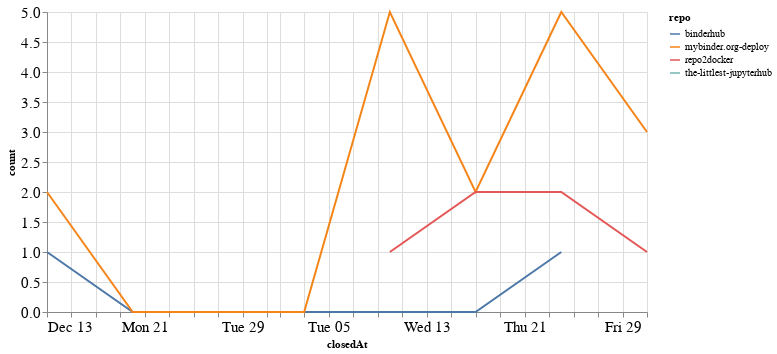

Source (notebook cell):
### Code cell
closed_by_time = closed_by.groupby('repo').resample('W', on='closedAt').count()['author'].reset_index()
closed_by_time = closed_by_time.rename(columns={'author': 'count'})

alt.Chart(closed_by_time, width=600).mark_line().encode(
    x='closedAt',
    y='count',
    color='repo',
    tooltip="repo"
)

### Figure 1 — Vega-Lite specification as saved in the notebook (floating-point values rounded to 4 significant figures)
{"config": {"axisLeft": {"labelFontSize": 15}, "axisBottom": {"labelFontSize": 15}}, "data": {"name": "data-fb3dbc4c201efd4407dd2ab12348df5d"}, "mark": "line", "encoding": {"color": {"type": "nominal", "field": "repo"}, "tooltip": {"type": "nominal", "field": "repo"}, "x": {"type": "temporal", "field": "closedAt"}, "y": {"type": "quantitative", "field": "count"}}, "width": 600, "$schema": "https://vega.github.io/schema/vega-lite/v4.8.1.json", "datasets": {"data-fb3dbc4c201efd4407dd2ab12348df5d": [{"repo": "binderhub", "closedAt": "2020-12-13T00:00:00", "count": 1}, {"repo": "binderhub", "closedAt": "2020-12-20T00:00:00", "count": 0}, {"repo": "binderhub", "closedAt": "2020-12-27T00:00:00", "count": 0}, {"repo": "binderhub", "closedAt": "2021-01-03T00:00:00", "count": 0}, {"repo": "binderhub", "closedAt": "2021-01-10T00:00:00", "count": 0}, {"repo": "binderhub", "closedAt": "2021-01-17T00:00:00", "count": 0}, {"repo": "binderhub", "closedAt": "2021-01-24T00:00:00", "count": 1}, {"repo": "mybinder.org-deploy", "closedAt": "2020-12-13T00:00:00", "count": 2}, {"repo": "mybinder.org-deploy", "closedAt": "2020-12-20T00:00:00", "count": 0}, {"repo": "mybinder.org-deploy", "closedAt": "2020-12-27T00:00:00", "count": 0}, {"repo": "mybinder.org-deploy", "closedAt": "2021-01-03T00:00:00", "count": 0}, {"repo": "mybinder.org-deploy", "closedAt": "2021-01-10T00:00:00", "count": 5}, {"repo": "mybinder.org-deploy", "closedAt": "2021-01-17T00:00:00", "count": 2}, {"repo": "mybinder.org-deploy", "closedAt": "2021-01-24T00:00:00", "count": 5}, {"repo": "mybinder.org-deploy", "closedAt": "2021-01-31T00:00:00", "count": 3}, {"repo": "repo2docker", "closedAt": "2021-01-10T00:00:00", "count": 1}, {"repo": "repo2docker", "closedAt": "2021-01-17T00:00:00", "count": 2}, {"repo": "repo2docker", "closedAt": "2021-01-24T00:00:00", "count": 2}, {"repo": "repo2docker", "closedAt": "2021-01-31T00:00:00", "count": 1}, {"repo": "the-littlest-jupyterhub", "closedAt": "2021-01-24T00:00:00", "count": 1}]}}
